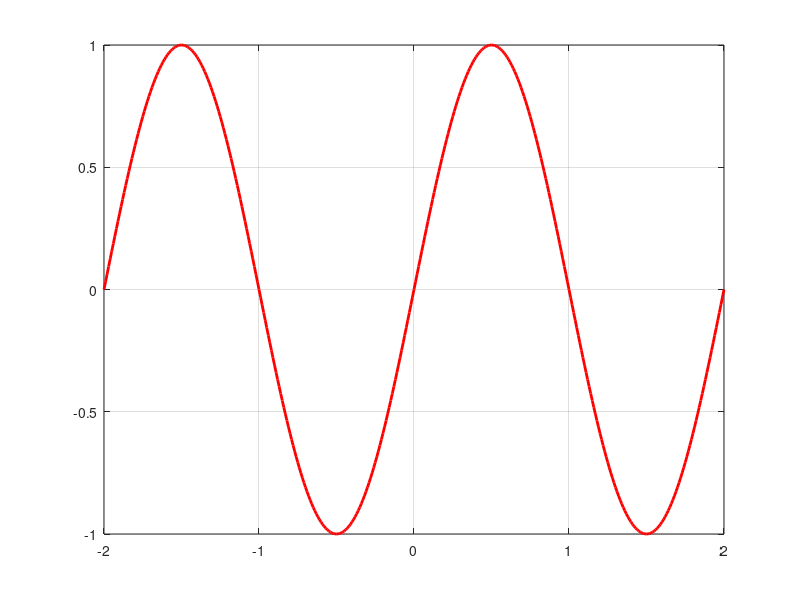

MATLAB code for this plot: (Note: this script raises an error after producing the figure.)

clear

t = -2:1/100:2;
x = sin(t*pi);
levels = 2^2;
codebook = [];
delta = (max(x) - min(x))/levels;
codebook = [min(x)];
for i=1:levels-1
    codebook = [codebook min(x)+i*delta];
end

[partition, codebook2] = lloyds(x,codebook);
figure, hold on, grid on, box on
plot(t,x, 'r', 'linew',2)
for i=1:length(codebook)
    yline(codebook(i));
end

[x_q, quants] = quantiz(x, partition, codebook);
plot(t,quants, 'b', 'linew',2)